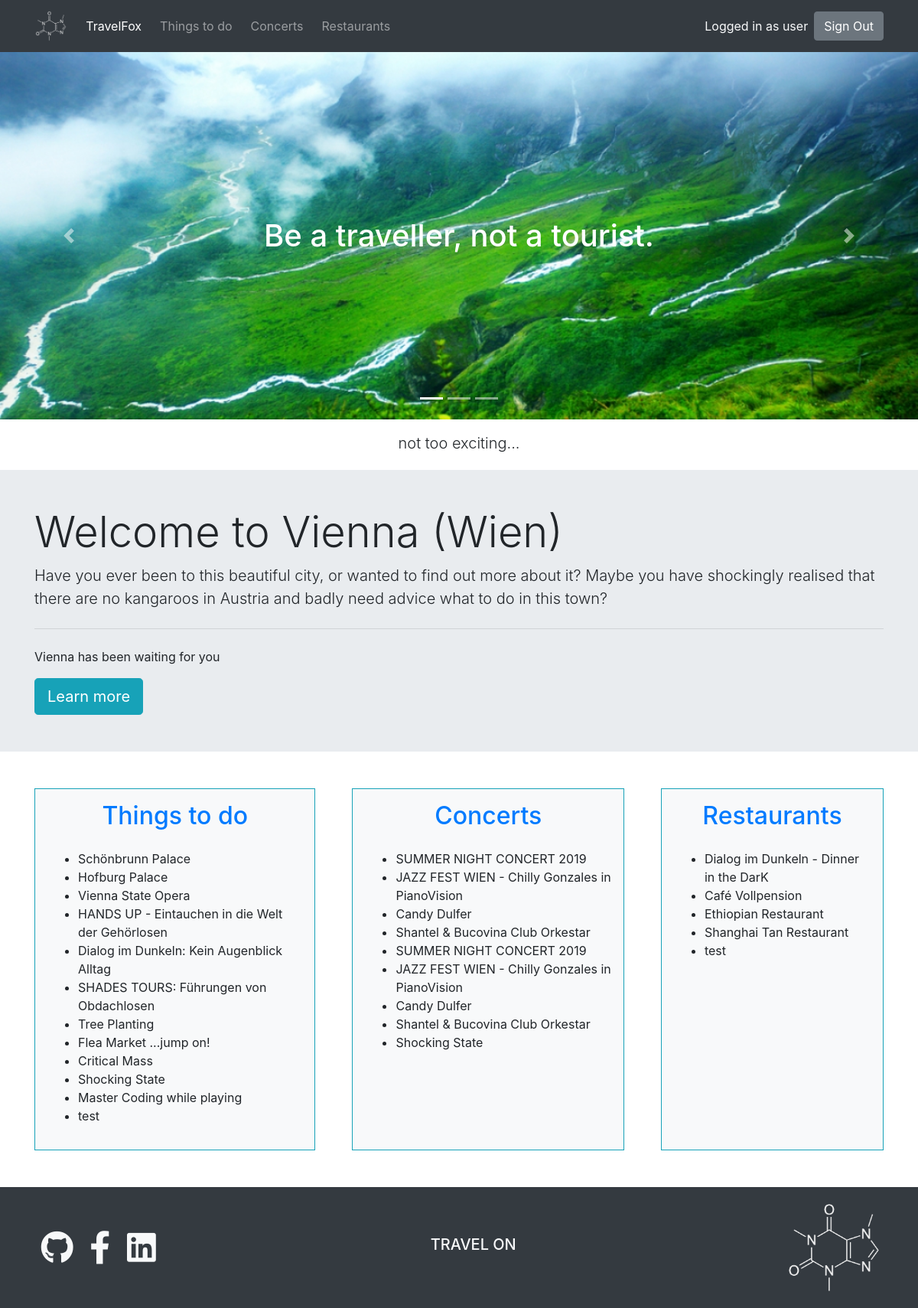
Screenshot of /home.php (signed in) with the database file from the repository.
### tables this page shows
CREATE TABLE `users` (
  `user_id` int(10) NOT NULL,
  `email` varchar(255) DEFAULT NULL,
  `first_name` varchar(255) NOT NULL,
  `last_name` varchar(255) NOT NULL,
  `password` varchar(256) NOT NULL,
  `role` enum('user','admin') DEFAULT 'user'
);

CREATE TABLE `concerts` (
  `concert_id` int(10) NOT NULL,
  `name` varchar(255) DEFAULT NULL,
  `img_url` varchar(2000) DEFAULT NULL,
  `event_date` date DEFAULT NULL,
  `event_time` time DEFAULT NULL,
  `ticket_price` double(16,2) DEFAULT NULL,
  `website` varchar(255) DEFAULT NULL,
  `street` varchar(255) DEFAULT NULL,
  `city` varchar(255) NOT NULL,
  `postal_code` varchar(255) NOT NULL
);

### actions/a_sessionstart.php (called while the page is built, shortened)
<?php
require_once 'db_connect.php';
if(isset($_SESSION["user"])){
	$session = $_SESSION["user"];
	$res=mysqli_query($conn, "SELECT * FROM users WHERE user_id={$session}");
	$user=$res->fetch_assoc();
}elseif(isset($_SESSION["admin"])){
	$session = $_SESSION["admin"];
}

### home.php (the view, shortened to what this page needs)
<?php
include_once 'actions/a_sessionstart.php';
?>
<!DOCTYPE html>
<html>
<head>
	<?php include_once 'head_part.php'?>
</head>
<body>
	<?php include_once 'header.php';?>
	<main>
		<section class="jumbotron jumbotron-fluid py-5 mb-5">
			<div class="container">
				<h1 class="display-4">Welcome to Vienna (Wien)</h1>
				<p class="lead">Have you ever been to this beautiful city, or wanted to find out more about it? Maybe you have shockingly  realised that there are no kangaroos in Austria and badly need advice what to do in this town?</p>
				<hr class="my-4">
				<p>Vienna has been waiting for you</p>
				<a class="btn btn-info btn-lg" href="#" role="button">Learn more</a>
			</div>
		</section>
		<section class="container d-flex flex-wrap flex-lg-nowrap mb-5">
		<?php
			$sql1 = "SELECT name AS ttd
	        FROM things_to_do;
	       	";
	       	$sql2 = "SELECT name AS concert
	        FROM concerts;
	       	";
	       	$sql3 = "SELECT name AS restaurant
	        FROM restaurants;
	       	";
	        $result1 = $conn->query($sql1);
	        $result2 = $conn->query($sql2);
	        $result3 = $conn->query($sql3);
	    ?>
			<div class="p-3 bg-light flex-fill border border-info">
				<a href="things_to_do.php"><h2 class="pb-3 text-center">Things to do</h2></a>
				<ul>
				<?php
			    if ($result1->num_rows > 0) {
	         		while($row = $result1->fetch_assoc()) {
	         			echo '<li>'.$row['ttd'].'</li>';
					}
				}
				?>
				</ul>
			</div>
			<div class="p-3 mx-lg-5 my-3 my-lg-0 bg-light flex-fill border border-info">
				<a href="concerts.php"><h2 class="pb-3 text-center">Concerts</h2></a>
				<ul>
				<?php
			    if ($result2->num_rows > 0) {
	         		while($row = $result2->fetch_assoc()) {
	         			echo '<li>'.$row['concert'].'</li>';
					}
				}
				?>
				</ul>
			</div>
			<div class="p-3 bg-light flex-fill border border-info">
				<a href="restaurants.php"><h2 class="pb-3 text-center">Restaurants</h2></a>
				<ul>
				<?php
			    if ($result3->num_rows > 0) {
	         		while($row = $result3->fetch_assoc()) {
	         			echo '<li>'.$row['restaurant'].'</li>';
					}
				}
				?>
				</ul>
			</div>
		</section>
	</main>
	<?php require_once 'footer.php';?>
</body>
</html>

### header.php (shortened to what this page needs)
<header>
	<nav class="navbar sticky-top navbar-expand-lg navbar-dark bg-dark">
		<div class="container">
			<a class="navbar-brand" href="home.php"><img src="sources/images/caffeine-structure-light.png" alt="Travel Blog" height="42px"></a>
			<div class="collapse navbar-collapse" id="navbarTogglerDemo03">
				<ul class="navbar-nav mr-auto mt-2 mt-lg-0">
					<li class="nav-item active">
						<a class="nav-link mr-md-2" href="home.php">TravelFox <span class="sr-only">(current)</span></a>
					</li>
					<li class="nav-item">
						<a class="nav-link mr-md-2" href="things_to_do.php">Things to do</a>
					</li>
					<li class="nav-item">
						<a class="nav-link mr-md-2" href="concerts.php">Concerts</a>
					</li>
					<li class="nav-item">
						<a class="nav-link mr-md-2" href="restaurants.php">Restaurants</a>
					</li>
				</ul>
				<p class="mb-0 pr-2 py-2 text-light d-none d-md-flex">
					<?php
					if (isset($_SESSION['admin'])) {
						echo "Logged in! (admin)";
					} elseif (isset($_SESSION['user'])) {
						echo "Logged in as ".$user["first_name"]."";
					}
					?>
				</p>
				<a href="actions/a_logout.php?logout"><button type='button' class='btn btn-secondary my-2 my-md-0' id='logout'>Sign Out</button></a>
			</div>
		</div>
	</nav>
	<div id="carouselExampleIndicators" class="carousel slide" data-ride="carousel">
		<ol class="carousel-indicators">
			<li data-target="#carouselExampleIndicators" data-slide-to="0" class="active"></li>
			<li data-target="#carouselExampleIndicators" data-slide-to="1"></li>
			<li data-target="#carouselExampleIndicators" data-slide-to="2"></li>
		</ol>
		<div class="carousel-inner">
			<div class="carousel-item active">
				<img class="d-block w-100" src="sources/images/placeimg_1000_480_nature_1.jpg" alt="First slide">
				<div class="d-none d-sm-flex flex-column align-items-center justify-content-center h-100 carousel-caption">
					<h1 class="mt-5">Be a traveller, not a tourist.</h1>
				</div>
			</div>
		</div>
		<a class="carousel-control-prev" href="#carouselExampleIndicators" role="button" data-slide="prev">
			<span class="carousel-control-prev-icon" aria-hidden="true"></span>
		</a>
		<a class="carousel-control-next" href="#carouselExampleIndicators" role="button" data-slide="next">
			<span class="carousel-control-next-icon" aria-hidden="true"></span>
		</a>
	</div>
	<div class="d-flex justify-content-center pt-3 pb-1">
		<p class="lead">not too exciting...</p>
	</div>
</header>

### styles/style.css (style rules this page uses)
body { display: flex; flex-direction: column; min-height: 100vh; }
.carousel-inner img { min-height: 13em; max-height: 60vh; object-fit: cover; }
main { flex-grow: 1; }
a { text-decoration: none; }

### rows the page displays
users: first_name "user"
concerts: name "SUMMER NIGHT CONCERT 2019"
concerts: name "JAZZ FEST WIEN - Chilly Gonzales in PianoVision"
concerts: name "Candy Dulfer"
concerts: name "Shantel & Bucovina Club Orkestar"
concerts: name "SUMMER NIGHT CONCERT 2019"
concerts: name "JAZZ FEST WIEN - Chilly Gonzales in PianoVision"
concerts: name "Candy Dulfer"
concerts: name "Shantel & Bucovina Club Orkestar"
concerts: name "Shocking State"

### other values shown
$row['ttd'] "Schönbrunn Palace"
$row['ttd'] "Hofburg Palace"
$row['ttd'] "Vienna State Opera"
$row['ttd'] "HANDS UP - Eintauchen in die Welt der Gehörlosen"
$row['ttd'] "Dialog im Dunkeln: Kein Augenblick Alltag"
$row['ttd'] "SHADES TOURS: Führungen von Obdachlosen"
$row['ttd'] "Tree Planting"
$row['ttd'] "Flea Market ...jump on!"
$row['ttd'] "Critical Mass"
$row['ttd'] "Shocking State"
$row['ttd'] "Master Coding while playing"
$row['ttd'] "test"
$row['restaurant'] "Dialog im Dunkeln - Dinner in the DarK"
$row['restaurant'] "Café Vollpension"
$row['restaurant'] "Ethiopian Restaurant"
